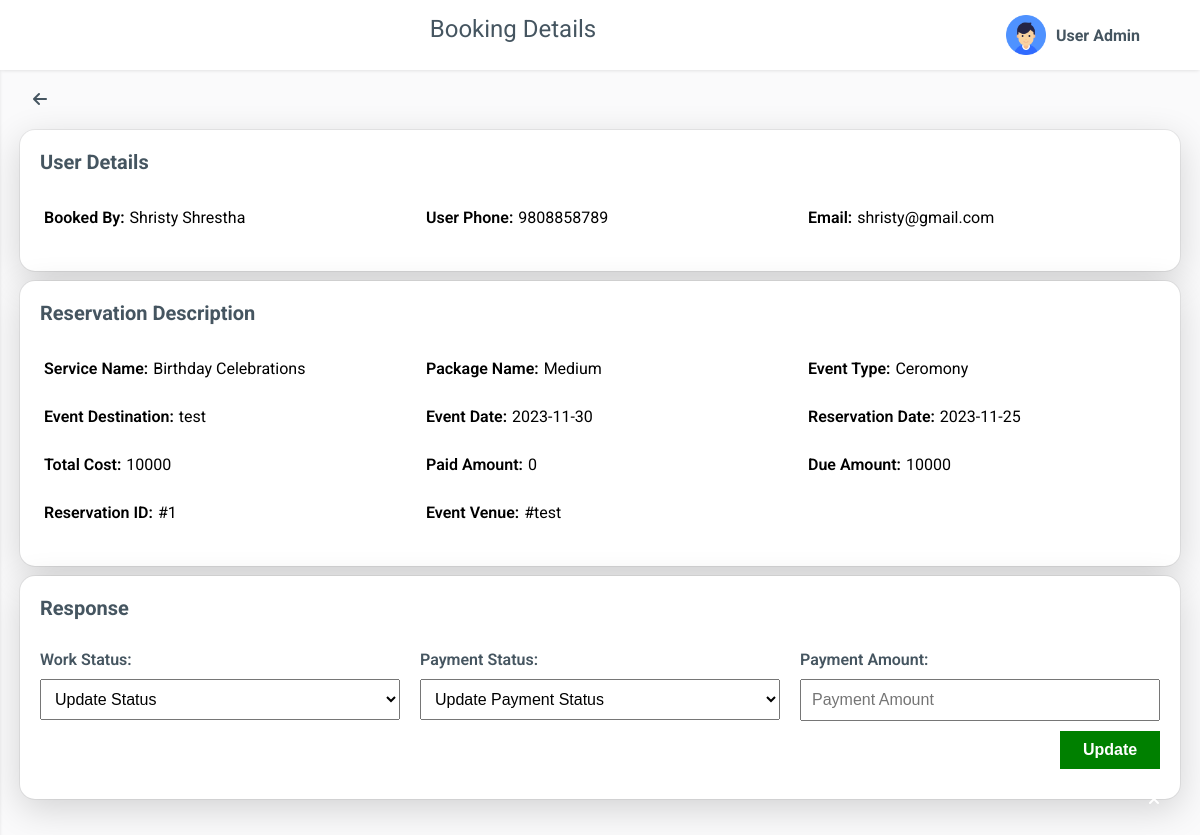
The app's page /admin/booking.php?criteria=1 (signed in), older data.
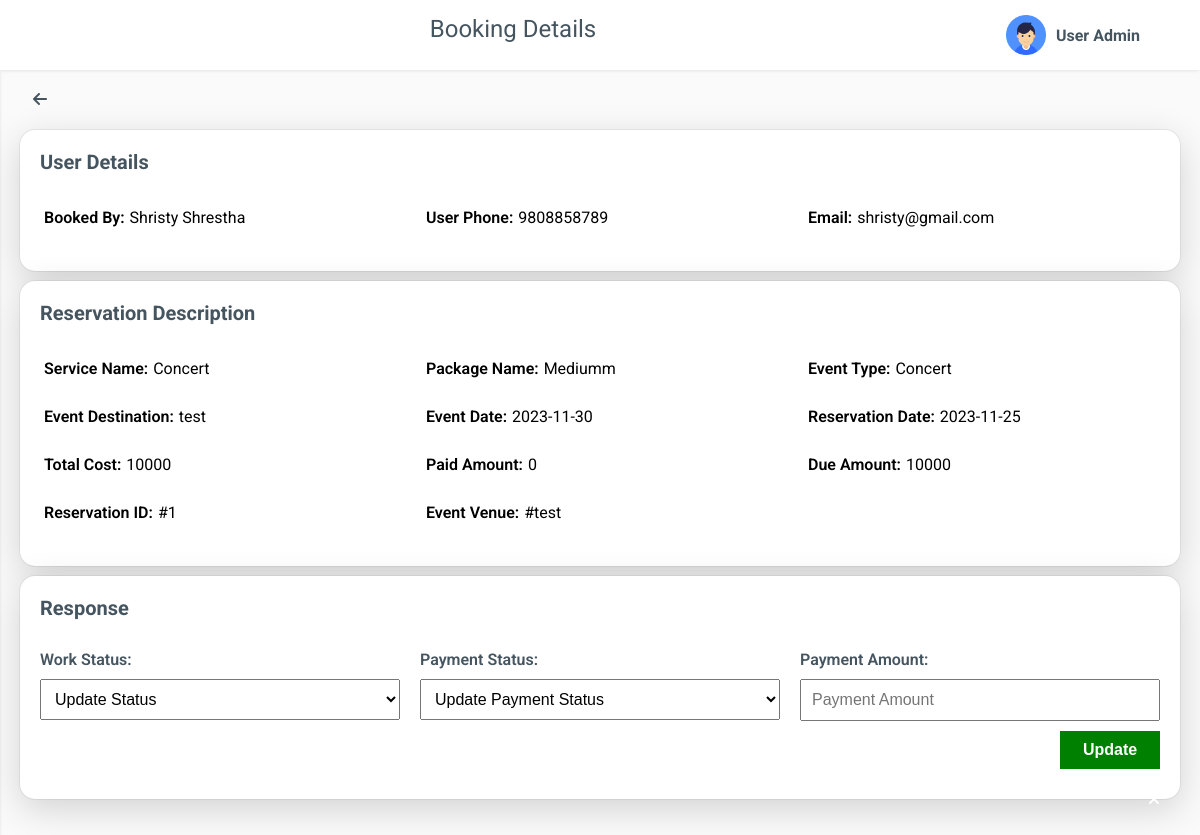
The same page, newer data.
### tables this page shows
CREATE TABLE `tbl_reservation` (
  `res_id` int(11) NOT NULL,
  `userId` int(11) NOT NULL,
  `packageId` int(11) NOT NULL,
  `reserveDate` date NOT NULL,
  `reserveTime` time NOT NULL,
  `status` varchar(255) NOT NULL,
  `totalcost` int(11) NOT NULL,
  `advanceamt` int(11) NOT NULL,
  `numDays` int(11) NOT NULL,
  `event_date` date NOT NULL,
  `amtstatus` varchar(255) NOT NULL,
  `eventDestination` varchar(255) NOT NULL
);

CREATE TABLE `tbl_service` (
  `ser_id` int(11) NOT NULL,
  `ser_name` varchar(255) NOT NULL,
  `type` int(11) NOT NULL,
  `image` varchar(255) NOT NULL,
  `description` text NOT NULL
);

CREATE TABLE `tbl_packages` (
  `pkg_id` int(11) NOT NULL,
  `pkg_name` varchar(255) NOT NULL,
  `pkg_cost` float NOT NULL,
  `pkg_guest` int(11) NOT NULL,
  `pkg_description` text NOT NULL,
  `service_id` int(11) NOT NULL
);

CREATE TABLE `tbl_types` (
  `type_id` int(11) NOT NULL,
  `name` varchar(255) NOT NULL
);

CREATE TABLE `tbl_users` (
  `id` int(11) NOT NULL,
  `name` varchar(255) NOT NULL,
  `email` varchar(255) NOT NULL,
  `username` varchar(255) NOT NULL,
  `dob` date NOT NULL,
  `phone` bigint(20) NOT NULL,
  `gender` enum('male','female','other','') NOT NULL,
  `fatherName` varchar(255) NOT NULL,
  `motherName` varchar(255) NOT NULL,
  `perAddress` varchar(255) NOT NULL,
  `tmpAddress` varchar(255) NOT NULL,
  `image` varchar(255) NOT NULL,
  `password` varchar(255) NOT NULL,
  `dateofjoin` date NOT NULL
);

### admin/booking.php (the view, shortened to what the changed rows need)
<?php
require_once('header.php');
require_once('sidebar.php');
?>
<div class="main">
        <div class="main-header">
            <?php
            require_once('profile.php');
            ?>
        </div>
        <div class="main-content">
            <div class="row">
            <div class="col-12">
                <?php
                $id = $_GET['criteria'];
                $sql = "SELECT r.*, u.name AS user_name, u.email AS user_email, u.phone AS user_phone,
                        s.ser_name AS serviceName, p.pkg_name AS packageName, t.name AS eventType, r.eventDestination
                        FROM tbl_reservation r
                        JOIN tbl_users u ON r.userId = u.id
                        JOIN tbl_packages p ON r.packageId = p.pkg_id
                        JOIN tbl_service s ON p.service_id = s.ser_id
                        JOIN tbl_types t ON s.type = t.type_id
                        WHERE r.res_id = $id;
                ";
                $result = $conn->query($sql);
                while ($row = $result->fetch_assoc()) {
                ?>
                    <div class="box">
                        <div class="box-header">
                            User Details
                        </div>
                        <div class="box-body overflow-scroll">
                            <table>
                                <tbody>
                                    <tr>
                                        <td><h1>Booked By: <span><?= $row['user_name']; ?></span></h1></td>
                                    </tr>
                                    <tr>
                                        <td><h1>User Phone: <span><?= $row['user_phone']; ?></span></h1></td>
                                    </tr>
                                    <tr>
                                        <td><h1>Email: <span><?= $row['user_email']; ?></span></h1></td>
                                    </tr>
                                </tbody>
                            </table>
                        </div>
                    </div>
                    <div class="box">
                        <div class="box-header">
                            Reservation Description
                        </div>
                        <div class="box-body overflow-scroll">
                            <table>
                                <tbody>
                                    <tr>
                                        <td><h1>Service Name: <span><?= $row['serviceName']; ?></span></h1></td>
                                    </tr>
                                    <tr>
                                        <td><h1>Package Name: <span><?= $row['packageName']; ?></span></h1></td>
                                    </tr>
                                    <tr>
                                        <td><h1>Event Type: <span><?= $row['eventType']; ?></span></h1></td>
                                    </tr>
                                    <tr>
                                        <td><h1>Event Destination: <span><?= $row['eventDestination']; ?></span></h1></td>
                                    </tr>
                                    <tr>
                                        <td><h1>Event Date: <span><?= $row['event_date']; ?></span></h1></td>
                                    </tr>
                                    <tr>
                                        <td><h1>Reservation Date: <span><?= $row['reserveDate']; ?></span></h1></td>
                                    </tr>
                                    <tr>
                                        <td><h1>Total Cost: <span><?= $row['totalcost']; ?></span></h1></td>
                                    </tr>
                                    <tr>
                                        <td><h1>Paid Amount: <span><?= $row['advanceamt']; ?></span></h1></td>
                                    </tr>
                                    <tr>
                                        <?php
                                        $dueAmt = $row['totalcost'] - $row['advanceamt'];
                                        ?>
                                        <td><h1>Due Amount: <span><?= $dueAmt ?></span></h1></td>
                                    </tr>
                                    <tr>
                                        <td><h1>Reservation ID: <span>#<?= $row['res_id']; ?></span></h1></td>
                                    </tr>
                                    <tr>
                                        <td><h1>Event Venue: <span>#<?= $row['eventDestination']; ?></span></h1></td>
                                    </tr>
                                </tbody>
                            </table>
                        </div>
                    </div>
                    <div class="box">
                        <div class="box-header">
                            Response
                        </div>
                        <div class="box-body overflow-scroll">
                            <form action="" method="post">
                                <div class="input-box" id="block">
                                    <label for="status">Work Status:</label>
                                    <select name="status" id="status">
                                        <option value="" selected disabled>Update Status</option>
                                    </select>
                                </div>
                                <div class="input-box">
                                    <label for="pstatus">Payment Status:</label>
                                    <select name="pstatus" id="pstatus">
                                        <option value="" selected disabled>Update Payment Status</option>
                                    </select>
                                </div>
                                <div class="input-box">
                                    <label for="payment">Payment Amount:</label>
                                    <input type="number" name="payment" placeholder="Payment Amount">
                                </div>
                                <div class="input-box" id="update">
                                    <input type="submit" name="updatedata" value="Update">
                                </div>
                            </form>
                        </div>
                    </div>
                <?php
                }
                ?>
            </div>
            </div>
        </div>
</div>
<?php
require_once('footer.php');
?>

Row changes from the older to the newer data that the page shows:
changed tbl_reservation "test": tbl_service.ser_name "Birthday Celebrations" → "Concert"; packageId.pkg_name "Medium" → "Mediumm"; tbl_types.name "Ceromony" → "Concert"
